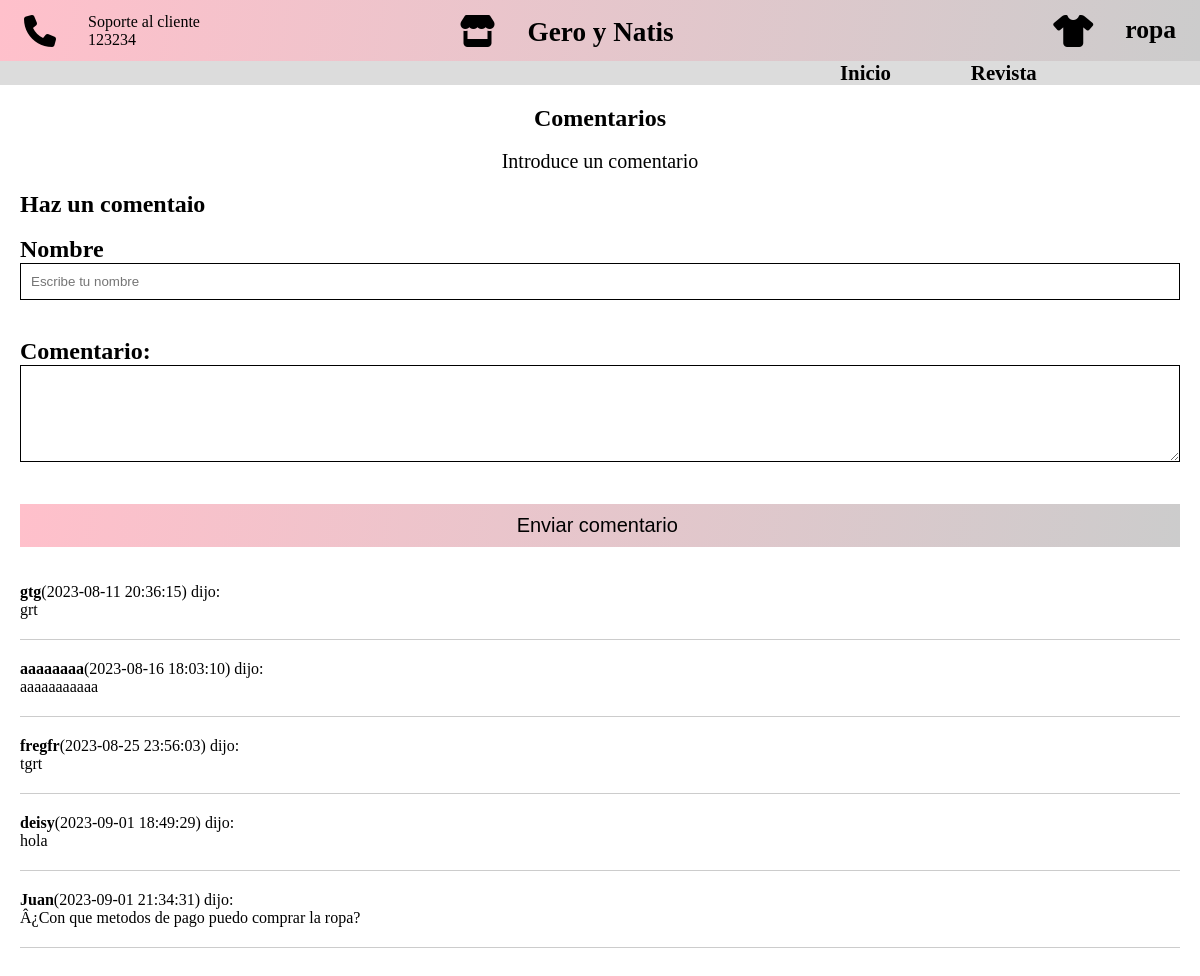
Page /comen.php on the committed database.
### tables this page shows
CREATE TABLE `comentario` (
  `id` int(11) NOT NULL,
  `nombre` varchar(20) NOT NULL,
  `anotacion` text NOT NULL,
  `fecha` timestamp NOT NULL DEFAULT current_timestamp() ON UPDATE current_timestamp()
);

### comen.php (the view, shortened to what this page needs)
<!DOCTYPE html>
<html lang="en">
<head>
  <link rel="stylesheet" href="Vista\css\comen.css">
</head>
<body>
    <header class="header">
    <div class="container-hero">
            <div class="container hero">
                <div class="customer-support">
                    <i class="fa-solid fa-phone"></i>
                    <div class="content-customer-support">
                        <span class="text">Soporte al cliente</span>
                   <span class="number">123234</span>
                    </div>
                    </div>
                    <div class="container-logo">
                        <i class="fa-solid fa-store"></i>
                    <h1 class="logo"><a href="">Gero y Natis</a></h1>
                </div>
<div class="container-user">
    <i class="fa-solid fa-shirt"></i>
<h1 class="logo"><a href="">ropa</a></h1>
</div>
             </div>
            </div>
          <div class="container-navbar">
          <nav class="navbar container">
            <ul class="menu">
               <li><a href="index.html">Inicio</a></li>
               <li><a href="">Revista</a></li>
             </ul>
          </nav>
        </div>
    </header>
   <form method="post" action="enviarcomen.php">
         <section id="contact">
            <div class="containerpx-4">
                <div class="row gx-4 justify-content-center">
                    <div class="col-lg-8">
                        <h1>Comentarios</h1>
                        <br>
                        <p class="lead">Introduce un comentario </p>
                        <br>
                        <div class="col-xs-12">
                            <h2> Haz un comentaio</h2>
                            <br>
                            <div class="form-group">
                                <label for="nombre" class="form-label">Nombre</label>
                              <input class="form-control" name="nombre" type="text" id="nombre" placeholder="Escribe tu nombre" required>
                            </div>
                         <br>
                            <div class="form-group">
                                <label for="anotacion"class="form-label">Comentario:</label>
                                <textarea name="anotacion" id="anotacion" cols="30" rows="5" type="text" placeholder="escribe tu comentario........"> </textarea>
                            </div>
                          <br>
                          <input class="btn btn-primary" type="submit" value="Enviar comentario ">
                          <br>
                          <br>
                               <?php
$conexion=mysqli_connect("localhost","root","","hndcs");
$resultado=mysqli_query($conexion,'select * from comentario');
while($anotacion = mysqli_fetch_object($resultado)){
?>
<b> <?php echo($anotacion->nombre); ?></b>(<?php echo($anotacion->fecha); ?>) dijo:
<br>
<?php echo($anotacion->anotacion);?>
<br>
<hr>
<?php
}                        ?>
                        </div>
                    </div>
                </div>
            </div>
         </section>
   </form>
</body>
</html>

### Vista/css/comen.css (style rules this page uses)
* { margin: 0; padding: 0; box-sizing: border-box; }
.container { max-width: 190rem; margin: 0 auto; }
.container-hero { background: linear-gradient(100deg, #FFFFFF20, #000000); }
.hero { display: flex; justify-content: space-between; align-items: center; padding: 1% 0; background: linear-gradient(100deg, pink, #ccc); }
.customer-support { display: flex; align-items: center; gap: 2rem; padding-left: 2%; }
.customer-support i { font-size: 200%; }
.content-customer-support { display: flex; flex-direction: column; }
.container-logo { display: flex; align-items: center; gap: 2rem; padding-right: 10%; }
.container-logo i { font-size: 200%; }
.container-logo a { text-decoration: none; color: black; font-size: 85%; }
.container-user { display: flex; font-size: 200%; gap: 2rem; padding-right: 2%; }
.container-user a { text-decoration: none; color: black; font-size: 40%; display: flex; align-items: center; }
.container-navbar { background-color: gainsboro; }
.menu { display: flex; gap: 5rem; list-style: none; padding-left: 70%; }
.menu li a { font-weight: 600; font-size: 130%; position: relative; text-decoration: none; color: black; font-family: Monaco; }
#contact { padding: 20px; }
.containerpx-4 { max-width: 1200px; margin: 0 auto; }
h1 { text-align: center; }
.lead { text-align: center; font-size: 125%; }
.form-group { margin-bottom: 20px; }
.form-label { font-weight: bold; font-size: 150%; }
.form-control { width: 100%; padding: 10px; border: 1px solid #000000; background-color: white; }
textarea { width: 100%; padding: 10px; border: 1px solid #000000; background-color: white; }
.btn { display: block; width: 100%; padding: 10px; background: linear-gradient(100deg, pink, #ccc); color: black; border: none; cursor: pointer; font-size: 125%; }
hr { margin: 20px 0; border: none; border-top: 1px solid #ccc; }

### rows in the picture
comentario: nombre "gtg", fecha "2023-08-11 20:36:15", anotacion "grt"
comentario: nombre "aaaaaaaa", fecha "2023-08-16 18:03:10", anotacion "aaaaaaaaaaa"
comentario: nombre "fregfr", fecha "2023-08-25 23:56:03", anotacion "tgrt"
comentario: nombre "deisy", fecha "2023-09-01 18:49:29", anotacion "hola"
comentario: nombre "Juan", fecha "2023-09-01 21:34:31", anotacion "Â¿Con que metodos de pago puedo comprar la ropa?"
